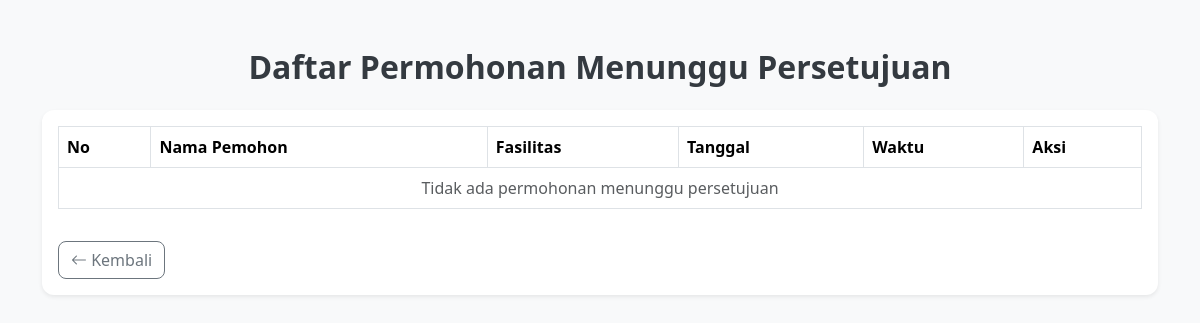
Before: /persetujuan/ with the older database file.
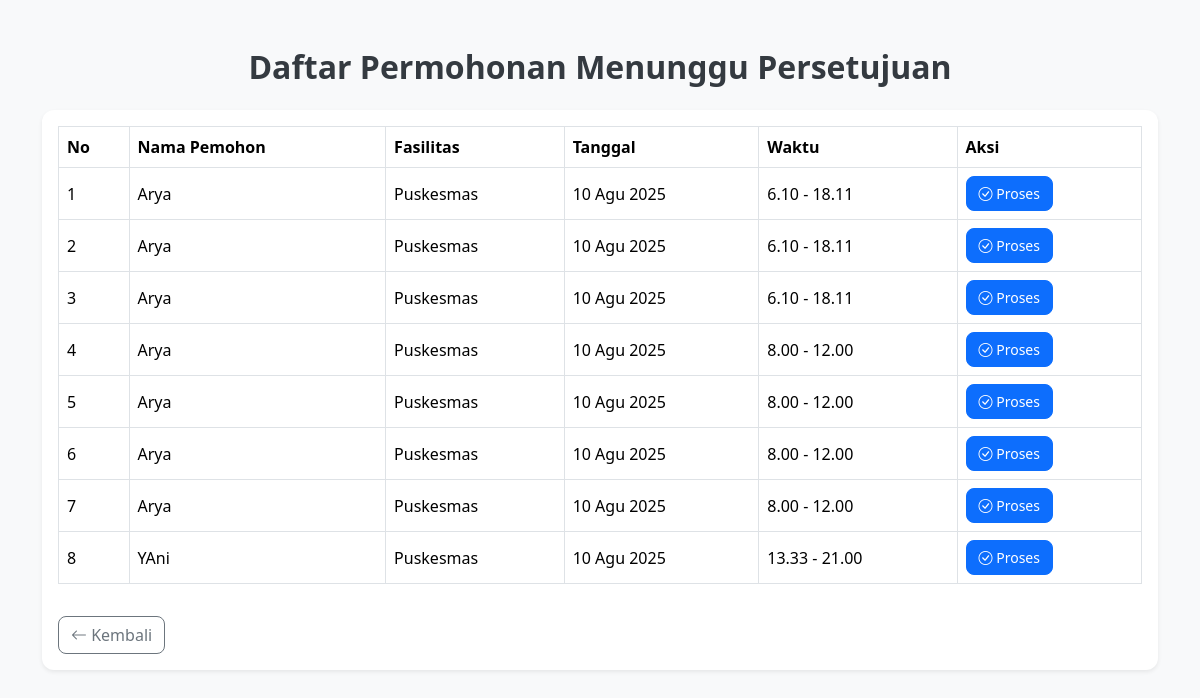
After: the same page with the newer database file.
### kegiatan/models.py (models this page shows, shortened)
class PermohonanPeminjaman(models.Model):
    STATUS_CHOICES = [
        ('menunggu', 'Menunggu'),
        ('disetujui', 'Disetujui'),
        ('ditolak', 'Ditolak'),
    ]
    nama_pemohon = models.CharField(max_length=255)
    alamat = models.CharField(max_length=500)
    no_telepon = models.CharField(max_length=20)
    email_pemohon = models.EmailField()
    fasilitas_dipinjam = models.CharField(max_length=100)
    tanggal_peminjaman = models.DateField()
    waktu_mulai = models.TimeField()
    waktu_selesai = models.TimeField()
    keperluan = models.TextField()
    tanggal_pengajuan = models.DateTimeField(auto_now_add=True)
    status = models.CharField(max_length=20, choices=STATUS_CHOICES, default='menunggu')
    catatan = models.TextField(blank=True, null=True)

### kegiatan/views.py (the view)
# urls.py: path("persetujuan/", views.daftar_persetujuan, name="daftar_persetujuan"),
def daftar_persetujuan(request):
    permohonan_list = PermohonanPeminjaman.objects.filter(status="menunggu")
    return render(request, "persetujuan_list.html", {"permohonan_list": permohonan_list})

### kegiatan/templates/persetujuan_list.html (shortened to what this page needs)
<!DOCTYPE html>
<html lang="id">
<head>
    <link href="https://cdn.jsdelivr.net/npm/bootstrap@5.3.3/dist/css/bootstrap.min.css" rel="stylesheet">
    <link href="https://cdn.jsdelivr.net/npm/bootstrap-icons@1.11.3/font/bootstrap-icons.css" rel="stylesheet">
</head>
<body>
<div class="container mt-5">
    <h2 class="mb-4 text-center">Daftar Permohonan Menunggu Persetujuan</h2>
    <div class="card shadow-sm">
        <div class="card-body">
            <div class="table-responsive">
                <table class="table table-bordered align-middle">
                    <thead>
                        <tr>
                            <th>No</th>
                            <th>Nama Pemohon</th>
                            <th>Fasilitas</th>
                            <th>Tanggal</th>
                            <th>Waktu</th>
                            <th>Aksi</th>
                        </tr>
                    </thead>
                    <tbody>
                        {% for p in permohonan_list %}
                        <tr>
                            <td>{{ forloop.counter }}</td>
                            <td>{{ p.nama_pemohon }}</td>
                            <td>{{ p.fasilitas_dipinjam }}</td>
                            <td>{{ p.tanggal_peminjaman }}</td>
                            <td>{{ p.waktu_mulai }} - {{ p.waktu_selesai }}</td>
                            <td>
                                <a href="{% url 'persetujuan_detail' p.id %}" class="btn btn-primary btn-sm btn-custom">
                                    <i class="bi bi-check-circle"></i> Proses
                                </a>
                            </td>
                        </tr>
                        {% empty %}
                        <tr>
                            <td colspan="6" class="text-center text-muted">Tidak ada permohonan menunggu persetujuan</td>
                        </tr>
                        {% endfor %}
                    </tbody>
                </table>
            </div>
            <a href="/" class="btn btn-outline-secondary mt-3 btn-custom">
                <i class="bi bi-arrow-left"></i> Kembali
            </a>
        </div>
    </div>
</div>
</body>
</html>

Changed rows visible on the page:
now on this page (row edited): PermohonanPeminjaman: nama_pemohon "Arya", fasilitas_dipinjam "Puskesmas", tanggal_peminjaman "10 Agu 2025", waktu_mulai "6.10", waktu_selesai "18.11"
now on this page (row edited): PermohonanPeminjaman: nama_pemohon "Arya", fasilitas_dipinjam "Puskesmas", tanggal_peminjaman "10 Agu 2025", waktu_mulai "6.10", waktu_selesai "18.11"
added PermohonanPeminjaman: nama_pemohon "Arya", fasilitas_dipinjam "Puskesmas", tanggal_peminjaman "10 Agu 2025", waktu_mulai "6.10", waktu_selesai "18.11"
added PermohonanPeminjaman: nama_pemohon "Arya", fasilitas_dipinjam "Puskesmas", tanggal_peminjaman "10 Agu 2025", waktu_mulai "8.00", waktu_selesai "12.00"
added PermohonanPeminjaman: nama_pemohon "Arya", fasilitas_dipinjam "Puskesmas", tanggal_peminjaman "10 Agu 2025", waktu_mulai "8.00", waktu_selesai "12.00"
added PermohonanPeminjaman: nama_pemohon "Arya", fasilitas_dipinjam "Puskesmas", tanggal_peminjaman "10 Agu 2025", waktu_mulai "8.00", waktu_selesai "12.00"
added PermohonanPeminjaman: nama_pemohon "Arya", fasilitas_dipinjam "Puskesmas", tanggal_peminjaman "10 Agu 2025", waktu_mulai "8.00", waktu_selesai "12.00"
added PermohonanPeminjaman: nama_pemohon "YAni", fasilitas_dipinjam "Puskesmas", tanggal_peminjaman "10 Agu 2025", waktu_mulai "13.33", waktu_selesai "21.00"
Other visible differences:
text no longer shown: "Tidak ada permohonan menunggu persetujuan"
